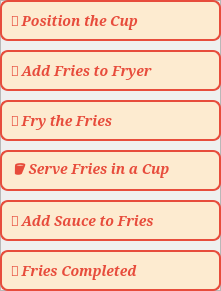
   <widget class="QFrame" name="frame">
    <property name="geometry">
     <rect>
      <x>40</x>
      <y>91</y>
      <width>221</width>
      <height>291</height>
     </rect>
    </property>
    <property name="font">
     <font>
      <family>Ubuntu</family>
     </font>
    </property>
    <property name="frameShape">
     <enum>QFrame::StyledPanel</enum>
    </property>
    <property name="frameShadow">
     <enum>QFrame::Raised</enum>
    </property>
    <property name="lineWidth">
     <number>1</number>
    </property>
    <widget class="QLabel" name="label_step2">
     <property name="geometry">
      <rect>
       <x>0</x>
       <y>50</y>
       <width>221</width>
       <height>41</height>
      </rect>
     </property>
     <property name="font">
      <font>
       <family>Serif</family>
       <pointsize>-1</pointsize>
       <weight>75</weight>
       <italic>true</italic>
       <bold>true</bold>
      </font>
     </property>
     <property name="styleSheet">
      <string notr="true">QLabel {
          font-size: 14px;
          font-weight: bold;
          color: #E74C3C;
          background-color: #FDEBD0;
          border: 2px solid #E74C3C;
          border-radius: 8px;
          padding: 5px;
      }
      QLabel[active=&quot;true&quot;] {
          background-color: #FFEB99;
          border: 3px solid #FF4500;
      }</string>
     </property>
     <property name="text">
      <string>🥔 Add Fries to Fryer</string>
     </property>
    </widget>
    <widget class="QLabel" name="label_step3">
     <property name="geometry">
      <rect>
       <x>0</x>
       <y>100</y>
       <width>221</width>
       <height>41</height>
      </rect>
     </property>
     <property name="font">
      <font>
       <family>Serif</family>
       <pointsize>-1</pointsize>
       <weight>75</weight>
       <italic>true</italic>
       <bold>true</bold>
      </font>
     </property>
     <property name="styleSheet">
      <string notr="true">QLabel {
          font-size: 14px;
          font-weight: bold;
          color: #E74C3C;
          background-color: #FDEBD0;
          border: 2px solid #E74C3C;
          border-radius: 8px;
          padding: 5px;
      }
      QLabel[active=&quot;true&quot;] {
          background-color: #FFEB99;
          border: 3px solid #FF4500;
      }</string>
     </property>
     <property name="text">
      <string>🔥 Fry the Fries</string>
     </property>
    </widget>
    <widget class="QLabel" name="label_step4">
     <property name="geometry">
      <rect>
       <x>0</x>
       <y>150</y>
       <width>221</width>
       <height>41</height>
      </rect>
     </property>
     <property name="font">
      <font>
       <family>Serif</family>
       <pointsize>-1</pointsize>
       <weight>75</weight>
       <italic>true</italic>
       <bold>true</bold>
      </font>
     </property>
     <property name="styleSheet">
      <string notr="true">QLabel {
          font-size: 14px;
          font-weight: bold;
          color: #E74C3C;
          background-color: #FDEBD0;
          border: 2px solid #E74C3C;
          border-radius: 8px;
          padding: 5px;
      }
      QLabel[active=&quot;true&quot;] {
          background-color: #FFEB99;
          border: 3px solid #FF4500;
      }</string>
     </property>
     <property name="text">
      <string>🪣 Serve Fries in a Cup</string>
     </property>
    </widget>
    <widget class="QLabel" name="label_step5">
     <property name="geometry">
      <rect>
       <x>0</x>
       <y>200</y>
       <width>221</width>
       <height>41</height>
      </rect>
     </property>
     <property name="font">
      <font>
       <family>Serif</family>
       <pointsize>-1</pointsize>
       <weight>75</weight>
       <italic>true</italic>
       <bold>true</bold>
      </font>
     </property>
     <property name="styleSheet">
      <string notr="true">QLabel {
          font-size: 14px;
          font-weight: bold;
          color: #E74C3C;
          background-color: #FDEBD0;
          border: 2px solid #E74C3C;
          border-radius: 8px;
          padding: 5px;
      }
      QLabel[active=&quot;true&quot;] {
          background-color: #FFEB99;
          border: 3px solid #FF4500;
      }</string>
     </property>
     <property name="text">
      <string>🥫 Add Sauce to Fries</string>
     </property>
    </widget>
    <widget class="QLabel" name="label_step1">
     <property name="geometry">
      <rect>
       <x>0</x>
       <y>0</y>
       <width>221</width>
       <height>41</height>
      </rect>
     </property>
     <property name="font">
      <font>
       <family>Serif</family>
       <pointsize>-1</pointsize>
       <weight>75</weight>
       <italic>true</italic>
       <bold>true</bold>
      </font>
     </property>
     <property name="styleSheet">
      <string notr="true">QLabel {
          font-size: 14px;
          font-weight: bold;
          color: #E74C3C;
          background-color: #FDEBD0;
          border: 2px solid #E74C3C;
          border-radius: 8px;
          padding: 5px;
      }
      QLabel[active=&quot;true&quot;] {
          background-color: #FFEB99;
          border: 3px solid #FF4500;
      }</string>
     </property>
     <property name="text">
      <string>🥤 Position the Cup</string>
     </property>
    </widget>
    <widget class="QLabel" name="label_step6">
     <property name="geometry">
      <rect>
       <x>0</x>
       <y>250</y>
       <width>221</width>
       <height>41</height>
      </rect>
     </property>
     <property name="font">
      <font>
       <family>Serif</family>
       <pointsize>-1</pointsize>
       <weight>75</weight>
       <italic>true</italic>
       <bold>true</bold>
      </font>
     </property>
     <property name="styleSheet">
      <string notr="true">QLabel {
          font-size: 14px;
          font-weight: bold;
          color: #E74C3C;
          background-color: #FDEBD0;
          border: 2px solid #E74C3C;
          border-radius: 8px;
          padding: 5px;
      }
      QLabel[active=&quot;true&quot;] {
          background-color: #FFEB99;
          border: 3px solid #FF4500;
      }</string>
     </property>
     <property name="text">
      <string>🍟 Fries Completed</string>
     </property>
    </widget>
   </widget>
